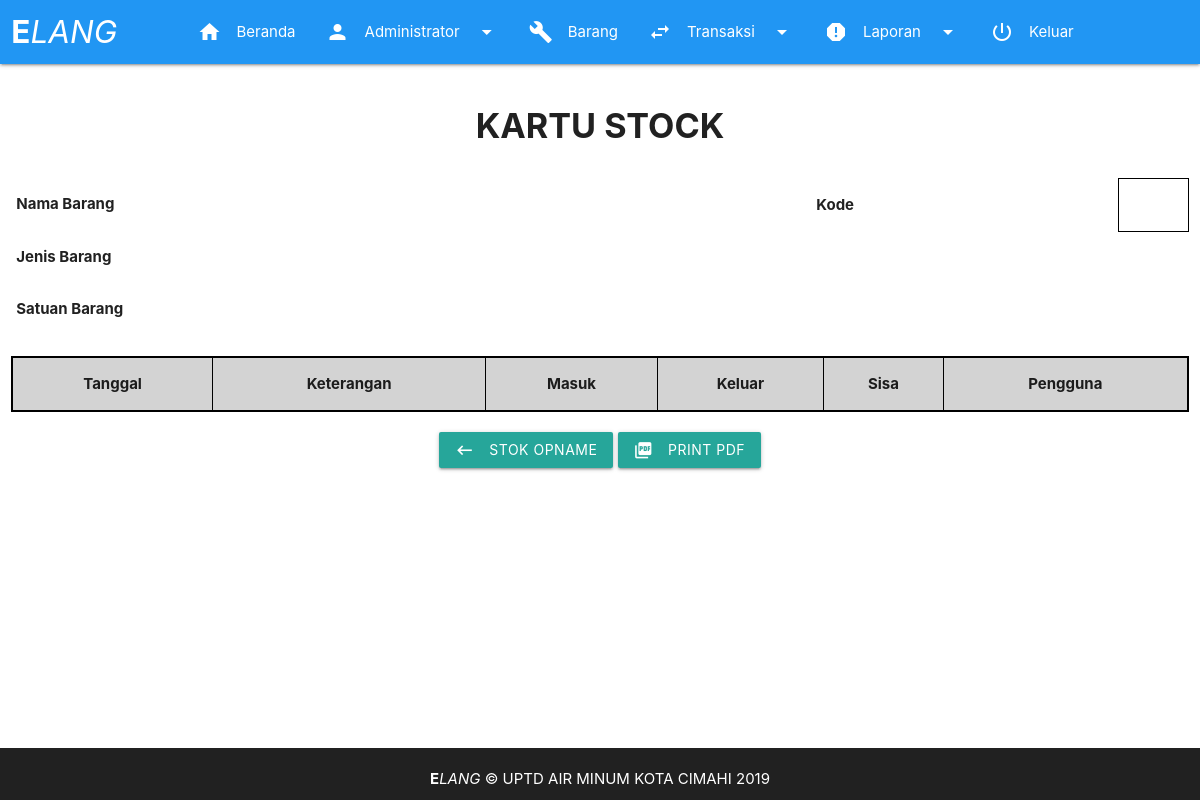
Page /page/kartu_stock.php?kode=KM001 (signed in) on the earlier database version.
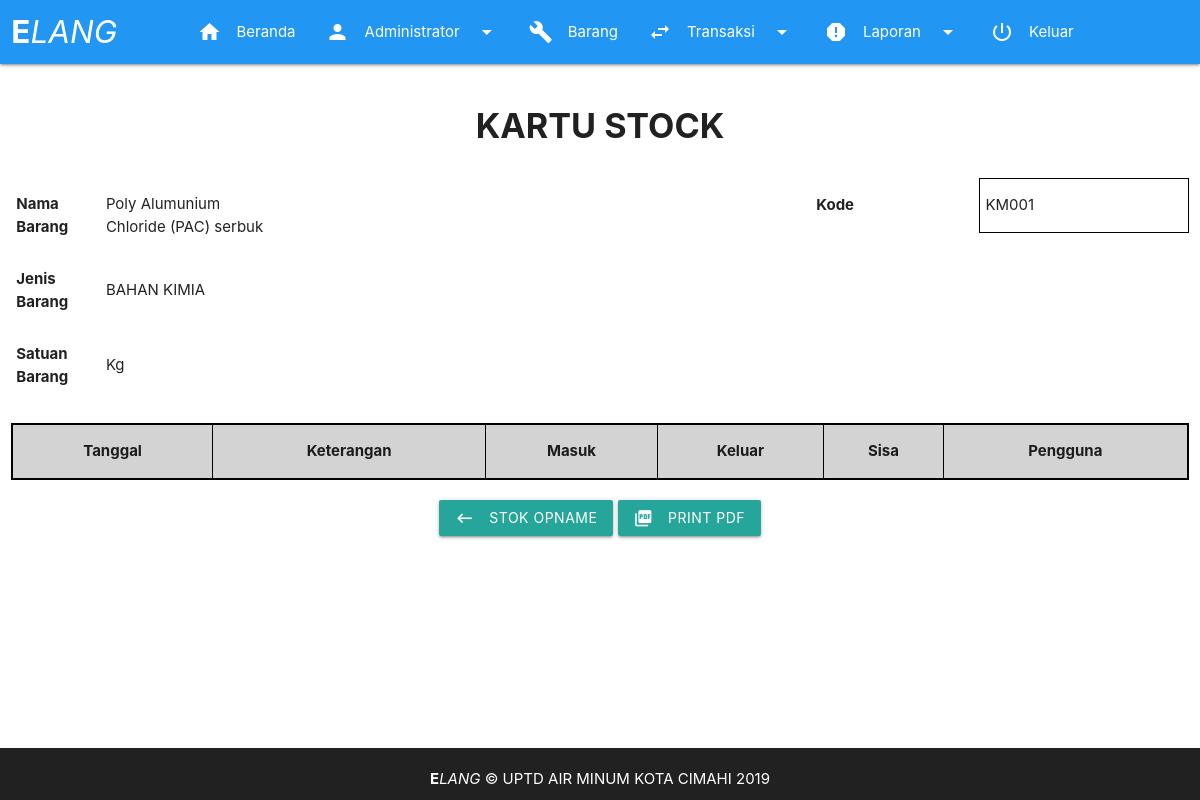
Same page on the later database version.
### tables this page shows
CREATE TABLE `barang` (
  `id` int(11) NOT NULL,
  `nama` varchar(200) NOT NULL,
  `stok` int(11) NOT NULL,
  `satuan` varchar(10) NOT NULL,
  `jenis` varchar(100) NOT NULL,
  `num_kode` int(3) NOT NULL,
  `alpha_kode` varchar(2) NOT NULL,
  `kode` varchar(5) NOT NULL
);

### fungsi/fungsi.php (called while the page is built, shortened)
<?php
function barang_per_kode($kode){
	global $link;
	$query = "SELECT * FROM barang WHERE kode='$kode'";
	$result = mysqli_query($link, $query);
	return $result;
}
?>

### page/kartu_stock.php (the view, shortened to what this page needs)
<!DOCTYPE html>
<html>
<head>
    <?php require_once "../aset/view/headcontent.php"; ?>
</head>
<body>
    <?php
    require_once "../aset/view/header.php";
    require_once "../fungsi/db.php";
    require_once "../fungsi/fungsi.php";
    $kode_barang = $_GET['kode'];
    if(isset($_GET['kode'])){
        $barang = barang_per_kode($kode_barang);
        while ($row = mysqli_fetch_assoc($barang)){
            $kode   = $row['kode'];
            $nama   = $row['nama'];
            $satuan = $row['satuan'];
            $jenis  = $row['jenis'];
        }
    }
    ?>
    <main>
    <div class="row">
        <div class="col s12">
        <h4><div class="center"><b>KARTU STOCK</b></div></h4>
        </div>
    </div>
    <div id="cetakLaporan">
        <div class="row">
            <div class="col s3">
                <table class="tablestokbarang">
                    <tr>
                        <th>Nama Barang</th>
                        <td><?=$nama;?></td>
                    </tr>
                    <tr>
                        <th>Jenis Barang</th>
                        <td><?=$jenis;?></td>
                    </tr>
                    <tr>
                        <th>Satuan Barang</th>
                        <td><?=$satuan;?></td>
                    </tr>
                </table>
            </div>
            <div class="col s5"></div>
            <div class="col s4">
                <table class="tablestokbarang">
                    <tr>
                        <th>Kode</th>
                        <td style="border: 1px solid black;"><?=$kode;?></td>
                    </tr>
                </table>
            </div>
        </div>
        <div class="row">
        <div class="col s12">
            <table class="highlight responsive-table centered opname">
            <thead>
                <tr>
                    <th>Tanggal</th>
                    <th>Keterangan</th>
                    <th>Masuk</th>
                    <th>Keluar</th>
                    <th>Sisa</th>
                    <th>Pengguna</th>
                </tr>
            </thead>
            </table>
        </div>
        </div>
    </div>
    <div class="row">
        <div class="center">
        <div class="col s12">
            <a href="stock_opname.php" class="btn waves-effect waves-light">Stok Opname
                <i class="material-icons left">keyboard_backspace</i>
            </a>
            <button class="btn waves-effect waves-light" onclick="printContent('cetakLaporan')">Print PDF
                <i class="material-icons left">picture_as_pdf</i>
            </button>
        </div>
        </div>
    </div>
    </main>
    <?php
    require_once "../aset/view/footer.php";
    ?>
</body>
</html>

Differences in the rows shown:
now on this page (row edited): barang: nama "Poly Alumunium Chloride (PAC) serbuk", jenis "BAHAN KIMIA", satuan "Kg", kode "KM001"
